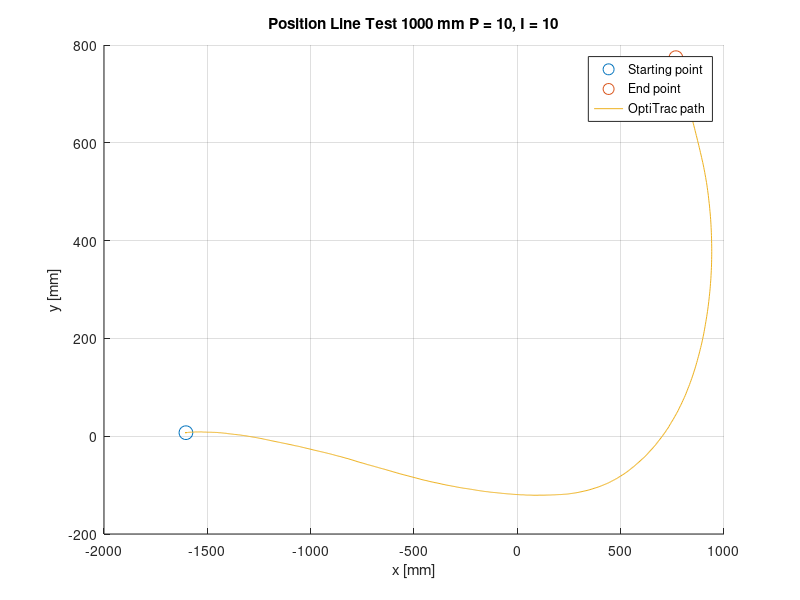

Here is the MATLAB script that generated this plot:
fileID = fopen('P10_I10.txt','r');


tline=fgetl(fileID);
%headers = strsplit(tline,','); kan brukes for å fjerne headers (fjerner
%første linje

formatSpec = '%f%f%f%f%f%f%f%f';
datacell = textscan(fileID,formatSpec,'Delimiter',',');
time = datacell{2};
X = datacell{6};
Z = datacell{7};
Y = datacell{8};

figure(1);
hold on;
plot(X(1,1),Y(1,1),'o','MarkerSize',10);
plot(X(end,1),Y(end,1),'o','MarkerSize',10);
plot(X,Y);
grid on;
title('Position Line Test 1000 mm P = 10, I = 10');
xlabel('x [mm]');
ylabel('y [mm]');
legend('Starting point','End point','OptiTrac path');
hold off;
